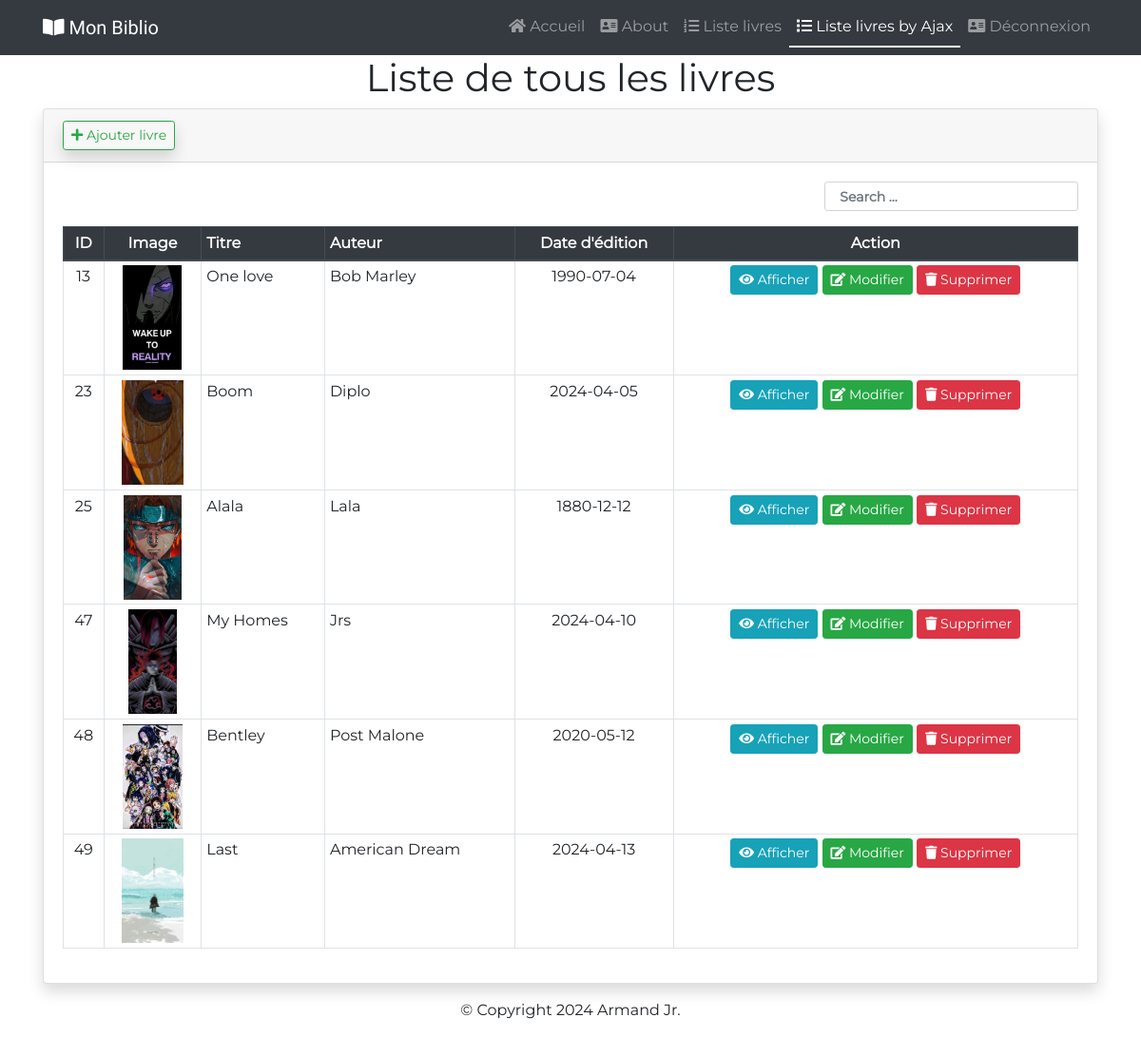
The page /index.php?p=liste-livres-by-ajax (signed in) on the database its author committed.
### tables this page shows
CREATE TABLE IF NOT EXISTS `livres` (
  `id` int NOT NULL AUTO_INCREMENT,
  `titre` varchar(255) NOT NULL,
  `auteur` varchar(255) NOT NULL,
  `date_edition` date NOT NULL,
  `image` varchar(255) NOT NULL,
  `created_at` datetime NOT NULL DEFAULT CURRENT_TIMESTAMP,
  PRIMARY KEY (`id`)
);

### controllers/LivreController.class.php (called while the page is built, shortened)
<?php
require_once dirname(__DIR__) . '/models/LivreService.class.php';
class LivreController extends Controllers
{
    private $livreService;
    public function __construct()
    {
        $this->livreService = new LivreService();
    }
    public function showListeLivre()
    {
        $livres = $this->livreService->getAllBooks();
        require_once dirname(__DIR__) . '/views/livre/liste-livres-by-ajax.view.php';
    }
}

### models/DbConnection.class.php (called while the page is built, shortened)
<?php
require_once dirname(__DIR__) . '/configs/Config.class.php';
abstract class DbConnection
{
    private static $pdo;
    private static function getConnection() : void
    {
        $dsn  = 'mysql:host=' . Config::DB_HOST . ';dbname=' . Config::DB_NAME;
        $user = Config::DB_USER;
        $pass = Config::DB_PASS;
        try
        {
            self::$pdo = new PDO($dsn, $user, $pass);
            self::$pdo->setAttribute(PDO::ATTR_ERRMODE, PDO::ERRMODE_EXCEPTION);
        }
        catch (PDOException $e)
        {
            echo "erreur de pdo {$e->getMessage()}";
        }
    }
    protected function getPdo() : mixed
    {
        return self::$pdo;
    }
}

### models/Services.class.php (called while the page is built, shortened)
<?php
require_once 'DbConnection.class.php';
abstract class Services extends DbConnection
{
    protected function verifyInput($data)
    {
        $data = trim($data);
        $data = stripslashes($data);
        $data = htmlspecialchars($data);
        return $data;
    }
    public function select($table) : self
    {
        $table = $this->verifyInput($table);
        return $this;
    }
}

### models/LivreService.class.php (called while the page is built, shortened)
<?php
require_once 'Services.class.php';
require_once 'Livre.class.php';
class LivreService extends Services
{
    private $table = 'livres';
    public function getAllBooks()
    {
        $request     = $this->getPdo()->query($this->select($this->table)->query);
        $livresData  = $request->fetchAll(PDO::FETCH_ASSOC);
        $livresObjet = [];
        foreach ($livresData as $livre)
        {
            $livresObjet[] = new Livre($livre['id'], $livre['titre'], $livre['auteur'], $livre['date_edition'], $livre['image'], $livre['created_at']);
        }
        return $livresObjet;
    }
}

### models/Livre.class.php (called while the page is built, shortened)
<?php
class Livre
{
    private $id;
    private $titre;
    private $auteur;
    private $date_edition;
    private $image;
    public function __construct($id, $titre, $auteur, $date_edition, $image, $created_at = null)
    {
        $this->id           = $id;
        $this->titre        = $titre;
        $this->auteur       = $auteur;
        $this->date_edition = $date_edition;
        $this->image        = $image;
    }
    public function getId()
    {
        return $this->id;
    }
    public function getTitre()
    {
        return $this->titre;
    }
    public function getAuteur()
    {
        return $this->auteur;
    }
    public function getDateEdition()
    {
        return $this->date_edition;
    }
    public function getImage()
    {
        return $this->image;
    }
}

### configs/Config.class.php (called while the page is built, shortened)
<?php
class Config
{
    private static $base_url = "http://localhost/mon-biblio/";
    public static function base_url($url = null) : string
    {
        return self::$base_url . $url;
    }
}

### views/livre/liste-livres-by-ajax.view.php (the view, shortened to what this page needs)
<h1 class="text-center">Liste de tous les livres</h1>
<div class="card shadow">
    <div class="card-header">
        <button type="button" class="btn btn-outline-success btn-sm shadow" data-toggle="modal" data-target="#form-modal" id="ajout"><i class="fa fa-plus"></i> Ajouter livre</button>
    </div>
    <div class="card-body">
        <input type="search" name="search-ajax" id="search-ajax" placeholder="  Search ..." class="form-control form-control-sm w-25 ml-auto font-weight-bold" />
        <div class="table-responsive">
            <table class="table table-sm table-hover table-bordered my-3 text-center">
                <thead class="thead-dark">
                    <th>ID</th>
                    <th>Image</th>
                    <th class="text-left">Titre</th>
                    <th class="text-left">Auteur</th>
                    <th>Date d'édition</th>
                    <th>Action</th>
                </thead>
                <tbody id="liste-livre">
                    <?php foreach ($livres as $livre) : ?>
                        <tr>
                            <td><?php echo $livre->getId(); ?></td>
                            <td><img src="<?php echo Config::base_url("public/imgs/uploads/{$livre->getImage()}"); ?>" alt="<?php echo $livre->getTitre(); ?>" title="<?php echo $livre->getTitre(); ?>" height="110" loading="lazy"/></td>
                            <td class="text-left" id="tr-titre"><?php echo $livre->getTitre(); ?></td>
                            <td class="text-left"><?php echo $livre->getAuteur(); ?></td>
                            <td><?php echo $livre->getDateEdition(); ?></td>
                            <td>
                                <button
                                    type="button" class="btn btn-info btn-sm"
                                    data-toggle="modal" data-target="#info-modal"
                                    onclick="showLivre(<?php echo $livre->getId(); ?>)">
                                    <i class="fa fa-eye"></i> Afficher
                                </button>
                                <button
                                    type="button" class="btn btn-success btn-sm"
                                    data-toggle="modal" data-target="#form-modal"
                                    onclick="editLivre(<?php echo $livre->getId(); ?>)">
                                    <i class="fa fa-edit"></i> Modifier
                                </button>
                                <button
                                    type="button" class="btn btn-danger btn-sm"
                                    data-toggle="modal" data-target="#delete-modal"
                                    onclick="deleteLivre(<?php echo $livre->getId(); ?>)">
                                    <i class="fa fa-trash"></i> Supprimer
                                </button>
                            </td>
                        </tr>
                    <?php endforeach ?>
                </tbody>
            </table>
        </div>
    </div>
</div>

### public/assets/css/styles.css (style rules this page uses)
body { font-family: "Montserrat-r", sans-serif; }

### rows shown on the page
livres: id "13", image (picture), titre "One love", auteur "Bob Marley", date_edition "1990-07-04"
livres: id "23", image (picture), titre "Boom", auteur "Diplo", date_edition "2024-04-05"
livres: id "25", image (picture), titre "Alala", auteur "Lala", date_edition "1880-12-12"
livres: id "47", image (picture), titre "My Homes", auteur "Jrs", date_edition "2024-04-10"
livres: id "48", image (picture), titre "Bentley", auteur "Post Malone", date_edition "2020-05-12"
livres: id "49", image (picture), titre "Last", auteur "American Dream", date_edition "2024-04-13"

### other values the page prints
Date("Y") "2024"
